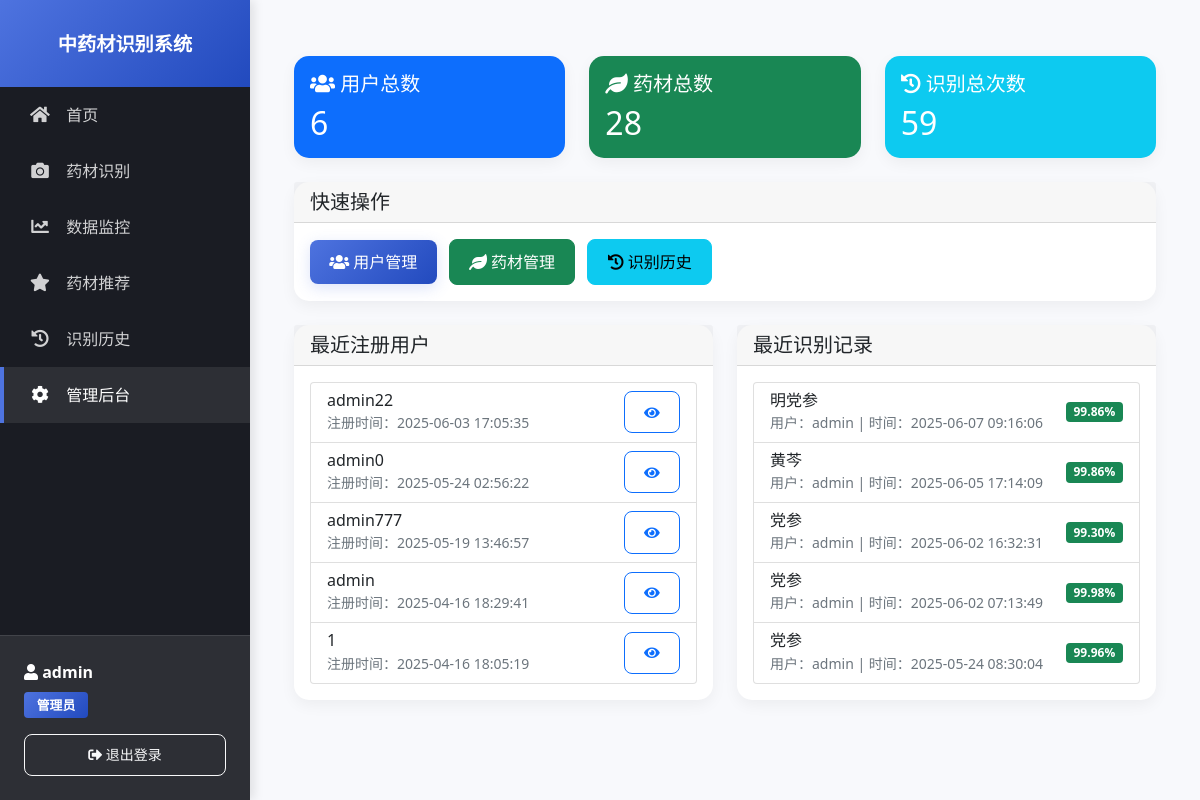
The app's page /admin/dashboard (signed in) with its own data.
### models.py (models this page shows)
class User(UserMixin, db.Model):
    id = db.Column(db.Integer, primary_key=True)
    username = db.Column(db.String(80), unique=True, nullable=False)
    password_hash = db.Column(db.String(128))
    is_admin = db.Column(db.Boolean, default=False)
    created_at = db.Column(db.DateTime, default=datetime.utcnow)
    detections = db.relationship('DetectionHistory', backref='user', lazy=True)

class DetectionHistory(db.Model):
    id = db.Column(db.Integer, primary_key=True)
    user_id = db.Column(db.Integer, db.ForeignKey('user.id'), nullable=False)
    herb_id = db.Column(db.Integer, db.ForeignKey('herb.id'), nullable=False)
    image_path = db.Column(db.String(200))
    confidence = db.Column(db.Float)
    detection_time = db.Column(db.DateTime, default=datetime.utcnow)
    is_correct = db.Column(db.Boolean, default=True)

class Herb(db.Model):
    id = db.Column(db.Integer, primary_key=True)
    name = db.Column(db.String(100), nullable=False)
    english_name = db.Column(db.String(100))
    photo_number = db.Column(db.Integer, default=0)
    page_number = db.Column(db.String(50))
    description = db.Column(db.Text)
    effects = db.Column(db.Text)
    properties = db.Column(db.Text)
    similar_herbs = db.Column(db.Text)
    usage_parts = db.Column(db.Text)
    image_path = db.Column(db.String(200))
    season = db.Column(db.String(20))  # 添加season字段
    created_at = db.Column(db.DateTime, default=datetime.utcnow)
    detections = db.relationship('DetectionHistory', backref='herb', lazy=True)

### routes/admin.py (the view)
@admin.route('/dashboard')
@login_required
@admin_required
def dashboard():
    user_count = User.query.count()
    herb_count = Herb.query.count()
    detection_count = DetectionHistory.query.count()
    recent_users = User.query.order_by(User.created_at.desc()).limit(5).all()
    recent_history = DetectionHistory.query.order_by(DetectionHistory.detection_time.desc()).limit(5).all()
    return render_template('admin/dashboard.html',
                         user_count=user_count,
                         herb_count=herb_count,
                         detection_count=detection_count,
                         recent_users=recent_users,
                         recent_history=recent_history)

### app.py (called while the page is built)
@login_manager.user_loader
def load_user(user_id):
    return User.query.get(int(user_id))

@app.before_request
def before_request():
    pass  # 现在可以为空，因为初始化已经在应用启动时完成

### routes/admin.py (called while the page is built)
def admin_required(f):
    @wraps(f)
    def decorated_function(*args, **kwargs):
        if not current_user.is_authenticated or not current_user.is_admin:
            flash('您没有权限访问此页面', 'danger')
            return redirect(url_for('main.index'))
        return f(*args, **kwargs)
    return decorated_function

### templates/admin/dashboard.html (shortened to what this page needs)
{% extends "base.html" %}
{% block content %}
<div class="container mt-4">
    <div class="row mb-4">
        <div class="col-md-4">
            <div class="card bg-primary text-white">
                <div class="card-body">
                    <h5 class="card-title">
                        <i class="fas fa-users"></i> 用户总数
                    </h5>
                    <h2 class="mb-0">{{ user_count }}</h2>
                </div>
            </div>
        </div>
        <div class="col-md-4">
            <div class="card bg-success text-white">
                <div class="card-body">
                    <h5 class="card-title">
                        <i class="fas fa-leaf"></i> 药材总数
                    </h5>
                    <h2 class="mb-0">{{ herb_count }}</h2>
                </div>
            </div>
        </div>
        <div class="col-md-4">
            <div class="card bg-info text-white">
                <div class="card-body">
                    <h5 class="card-title">
                        <i class="fas fa-history"></i> 识别总次数
                    </h5>
                    <h2 class="mb-0">{{ detection_count }}</h2>
                </div>
            </div>
        </div>
    </div>
    <div class="row mb-4">
        <div class="col-12">
            <div class="card">
                <div class="card-header">
                    <h5 class="mb-0">快速操作</h5>
                </div>
                <div class="card-body">
                    <a href="{{ url_for('admin.users') }}" class="btn btn-primary me-2">
                        <i class="fas fa-users"></i> 用户管理
                    </a>
                    <a href="{{ url_for('admin_herbs.herbs') }}" class="btn btn-success me-2">
                        <i class="fas fa-leaf"></i> 药材管理
                    </a>
                    <a href="{{ url_for('admin.history') }}" class="btn btn-info me-2">
                        <i class="fas fa-history"></i> 识别历史
                    </a>
                </div>
            </div>
        </div>
    </div>
    <div class="row">
        <div class="col-md-6">
            <div class="card">
                <div class="card-header">
                    <h5 class="mb-0">最近注册用户</h5>
                </div>
                <div class="card-body">
                    <div class="list-group">
                        {% for user in recent_users %}
                        <div class="list-group-item">
                            <div class="d-flex justify-content-between align-items-center">
                                <div>
                                    <h6 class="mb-0">{{ user.username }}</h6>
                                    <small class="text-muted">
                                        注册时间：{{ user.created_at.strftime('%Y-%m-%d %H:%M:%S') }}
                                    </small>
                                </div>
                                <a href="{{ url_for('admin.view_user', user_id=user.id) }}"
                                   class="btn btn-sm btn-outline-primary">
                                    <i class="fas fa-eye"></i>
                                </a>
                            </div>
                        </div>
                        {% endfor %}
                    </div>
                </div>
            </div>
        </div>
        <div class="col-md-6">
            <div class="card">
                <div class="card-header">
                    <h5 class="mb-0">最近识别记录</h5>
                </div>
                <div class="card-body">
                    <div class="list-group">
                        {% for record in recent_history %}
                        <div class="list-group-item">
                            <div class="d-flex justify-content-between align-items-center">
                                <div>
                                    <h6 class="mb-0">{{ record.herb.name }}</h6>
                                    <small class="text-muted">
                                        用户：{{ record.user.username }} |
                                        时间：{{ record.detection_time.strftime('%Y-%m-%d %H:%M:%S') }}
                                    </small>
                                </div>
                                <span class="badge bg-success">
                                    {{ "%.2f%%"|format(record.confidence * 100) }}
                                </span>
                            </div>
                        </div>
                        {% endfor %}
                    </div>
                </div>
            </div>
        </div>
    </div>
</div>
{% endblock %}

### templates/base.html (shortened to what this page needs)
<!DOCTYPE html>
<html lang="zh">
<head>
    <link href="https://cdn.bootcdn.net/ajax/libs/twitter-bootstrap/5.1.3/css/bootstrap.min.css" rel="stylesheet">
    <link href="https://cdn.bootcdn.net/ajax/libs/font-awesome/5.15.4/css/all.min.css" rel="stylesheet">
</head>
<body>
    <nav class="sidebar">
        <div class="d-flex flex-column h-100">
            <div class="sidebar-header">
                <h4>中药材识别系统</h4>
            </div>
            <ul class="nav flex-column">
                <li class="nav-item">
                    <a class="nav-link {% if request.endpoint == 'index' %}active{% endif %}" href="{{ url_for('index') }}">
                        <i class="fas fa-home"></i> 首页
                    </a>
                </li>
                {% if current_user.is_authenticated %}
                <li class="nav-item">
                    <a class="nav-link {% if request.endpoint == 'detect' %}active{% endif %}" href="{{ url_for('detect') }}">
                        <i class="fas fa-camera"></i> 药材识别
                    </a>
                </li>
                <li class="nav-item">
                    <a class="nav-link {% if request.endpoint == 'sensor_dashboard' %}active{% endif %}" href="{{ url_for('sensor_dashboard') }}">
                        <i class="fas fa-chart-line"></i> 数据监控
                    </a>
                </li>
                <li class="nav-item">
                    <a class="nav-link {% if request.endpoint == 'herb_recommend' %}active{% endif %}" href="{{ url_for('herb_recommend') }}">
                        <i class="fas fa-star"></i> 药材推荐
                    </a>
                </li>
                <li class="nav-item">
                    <a class="nav-link {% if request.endpoint == 'user_history' %}active{% endif %}" href="{{ url_for('user_history') }}">
                        <i class="fas fa-history"></i> 识别历史
                    </a>
                </li>
                {% if current_user.is_admin %}
                <li class="nav-item">
                    <a class="nav-link {% if request.endpoint.startswith('admin.') %}active{% endif %}" href="{{ url_for('admin.dashboard') }}">
                        <i class="fas fa-cog"></i> 管理后台
                    </a>
                </li>
                {% endif %}
                {% endif %}
            </ul>
            {% if current_user.is_authenticated %}
            <div class="user-info mt-auto">
                <div class="user-name">
                    <i class="fas fa-user"></i> {{ current_user.username }}
                </div>
                <div class="user-role">
                    {% if current_user.is_admin %}
                    <span class="badge bg-primary">管理员</span>
                    {% else %}
                    <span class="badge bg-secondary">普通用户</span>
                    {% endif %}
                </div>
                <a href="{{ url_for('logout') }}" class="btn btn-outline-light btn-sm w-100">
                    <i class="fas fa-sign-out-alt"></i> 退出登录
                </a>
            </div>
            {% endif %}
        </div>
    </nav>
    <main class="main-content">
        {% block content %}{% endblock %}
    </main>
</body>
</html>

### templates/base.html (style rules this page uses)
:root { --primary-color: #4e73df; --primary-dark: #224abe; --secondary-color: #858796; --success-color: #1cc88a; --warning-color: #f6c23e; --sidebar-bg: #1a1c23; --sidebar-hover: #2d2f35; --content-bg: #f8f9fc; }
body { background-color: var(--content-bg); }
.sidebar { position: fixed; top: 0; bottom: 0; left: 0; z-index: 100; padding: 0; width: 250px; background: var(--sidebar-bg); box-shadow: 4px 0 10px rgba(0,0,0,0.1); }
.sidebar-header { padding: 2rem 1.5rem; background: linear-gradient(135deg, var(--primary-color) 0%, var(--primary-dark) 100%); color: white; text-align: center; }
.sidebar-header h4 { margin: 0; font-size: 1.2rem; font-weight: 600; }
.nav-link { color: rgba(255,255,255,0.8) !important; padding: 1rem 1.5rem; border-radius: 0; margin: 0; border-left: 4px solid transparent; transition: all 0.3s ease; }
.nav-link.active { color: white !important; background: var(--sidebar-hover); border-left-color: var(--primary-color); }
.nav-link i { width: 24px; text-align: center; margin-right: 10px; font-size: 1.1rem; }
.main-content { margin-left: 250px; padding: 2rem; min-height: 100vh; }
.user-info { padding: 1.5rem; border-top: 1px solid rgba(255,255,255,0.1); margin-top: auto; background: var(--sidebar-hover); }
.user-info .user-name { color: white; font-weight: 600; margin-bottom: 0.5rem; }
.user-info .user-role { margin-bottom: 1rem; }
.user-info .badge { font-size: 0.8rem; padding: 0.4rem 0.8rem; }
.card { border: none; border-radius: 15px; box-shadow: 0 5px 15px rgba(0,0,0,0.05); transition: all 0.3s ease; }
.btn { border-radius: 8px; font-weight: 500; padding: 0.6rem 1.2rem; transition: all 0.3s ease; }
.btn-primary { background: linear-gradient(135deg, var(--primary-color) 0%, var(--primary-dark) 100%); border: none; box-shadow: 0 4px 15px rgba(78, 115, 223, 0.2); }
.badge.bg-primary { background: linear-gradient(135deg, var(--primary-color) 0%, var(--primary-dark) 100%) !important; }

### templates/admin/dashboard.html (style rules this page uses)
.card { transition: transform 0.2s; }
.list-group-item { transition: background-color 0.2s; }

### records on screen
User: username "admin", created_at "2025-04-16 18:29:41"
User: username "admin22", created_at "2025-06-03 17:05:35"
User: username "admin0", created_at "2025-05-24 02:56:22"
User: username "admin777", created_at "2025-05-19 13:46:57"
User: username "1", created_at "2025-04-16 18:05:19"
DetectionHistory: herb.name "明党参", user.username "admin", detection_time "2025-06-07 09:16:06", record.confidence*100 "99.86%"
DetectionHistory: herb.name "黄芩", user.username "admin", detection_time "2025-06-05 17:14:09", record.confidence*100 "99.86%"
DetectionHistory: herb.name "党参", user.username "admin", detection_time "2025-06-02 16:32:31", record.confidence*100 "99.30%"
DetectionHistory: herb.name "党参", user.username "admin", detection_time "2025-06-02 07:13:49", record.confidence*100 "99.98%"
DetectionHistory: herb.name "党参", user.username "admin", detection_time "2025-05-24 08:30:04", record.confidence*100 "99.96%"

### other values on screen
{{ user_count }} "6"
{{ herb_count }} "28"
{{ detection_count }} "59"
